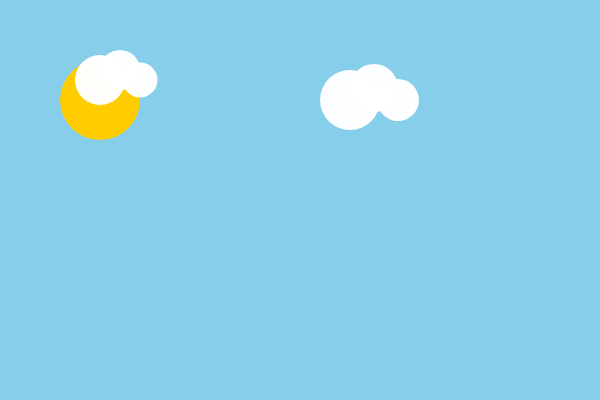
Frame 1 (no input)
Frame 60 (no input): identical to frame 1, image omitted
Frame 120 (the mouse pressed at the canvas centre since frame 60): identical to frame 1, image omitted

The p5.js sketch that drew this single still picture (run headless with seeded random() and noise() and a simulated clock; from frame 60 on, the mouse is pressed at the canvas centre):

// p5.js sketch
// ── sketch.js
let weather = "sunny";


let raindrops = [];
let snowflakes = [];

function setup() {
  createCanvas(600, 400);

 
  for (let i = 0; i < 100; i++) {
    raindrops.push({
      x: random(width),
      y: random(height),
      length: random(10, 20),
      speed: random(4, 8)
    });
  }

 
  for (let i = 0; i < 100; i++) {
    snowflakes.push({
      x: random(width),
      y: random(height),
      size: random(3, 7),
      speed: random(1, 3)
    });
  }
}

function draw() {
 
  if (weather === "sunny") {
    drawSunny();
  } else if (weather === "rainy") {
    drawRainy();
  } else if (weather === "snowy") {
    drawSnowy();
  } else if (weather === "night") {
    drawNight();
  }
}


function drawSunny() {
  background(135, 206, 235); 
  drawSun();
  drawCloud(100, 80, 50);
  drawCloud(350, 100, 60);
}

function drawSun() {
  fill(255, 204, 0);
  noStroke();
  circle(100, 100, 80);
}


function drawRainy() {
  background(100, 110, 120); 
  drawCloud(150, 80, 70);
  drawCloud(300, 90, 80);
  drawRain();
}

function drawRain() {
  stroke(180, 200, 255);
  strokeWeight(2);
  
  
  for (let i = 0; i < raindrops.length; i++) {
    let drop = raindrops[i];
    line(drop.x, drop.y, drop.x, drop.y + drop.length);
    
    drop.y += drop.speed;
    if (drop.y > height) {
      drop.y = -drop.length;
      drop.x = random(width);
    }
  }
}


function drawSnowy() {
  background(200, 210, 220); 
  drawSnow();
}

function drawSnow() {
  fill(255);
  noStroke();
  
  
  for (let i = 0; i < snowflakes.length; i++) {
    let flake = snowflakes[i];
    circle(flake.x, flake.y, flake.size);
    
    flake.y += flake.speed;
    if (flake.y > height) {
      flake.y = -flake.size;
      flake.x = random(width);
    }
  }
}


function drawNight() {
  background(20, 24, 54); 
  
 
  fill(240, 240, 200);
  noStroke();
  circle(500, 80, 60);
  
 
  fill(255);
  circle(100, 50, 3);
  circle(200, 120, 4);
  circle(300, 40, 2);
  circle(420, 150, 3);
}


function drawCloud(x, y, size) {
  fill(255, 250);
  noStroke();
  circle(x, y, size);
  circle(x + size * 0.4, y - size * 0.2, size * 0.8);
  circle(x + size * 0.8, y, size * 0.7);
}


function changeWeather(val) {
  weather = val;
}
// ── script.js
function setWeather(type) {
  const sky = document.getElementById('sky');
  const effects = document.getElementById('weather-effects');
  
  sky.className = type;
  effects.innerHTML = ''; 

  if (type === 'rainy') {
    createElements('raindrop', 80);
  } else if (type === 'snowy') {
    createElements('snowflake', 50);
  } else if (type === 'night') {
    createElements('star', 100); 
  }
}

function createElements(className, count) {
  const container = document.getElementById('weather-effects');
  
  for (let i = 0; i < count; i++) {
    let el = document.createElement('div');
    el.className = className;
    el.style.left = Math.random() * 100 + 'vw';
    
    if (className === 'star') {
      
      el.style.top = Math.random() * 65 + '%';
      el.style.animationDelay = Math.random() * 2 + 's';
    } else {
      const duration = className === 'snowflake' 
        ? (Math.random() * 2 + 2) + 's' 
        : (Math.random() * 0.3 + 0.5) + 's';
        
      el.style.animationDuration = duration;
      el.style.animationDelay = -Math.random() * 5 + 's';
    }
    
    container.appendChild(el);
  }
}
// ── style.css
* {
  box-sizing: border-box;
  margin: 0;
  padding: 0;
}

body {
  font-family: 'Segoe UI', Tahoma, Geneva, Verdana, sans-serif;
  display: flex;
  flex-direction: column;
  align-items: center;
  justify-content: center;
  min-height: 100vh;
  background-color: #f0f4f8;
}

.control-panel {
  background: #ffffff;
  padding: 15px 25px;
  border-radius: 12px;
  box-shadow: 0 4px 15px rgba(0, 0, 0, 0.1);
  margin-bottom: 20px;
  text-align: center;
}

.control-panel h2 {
  margin-bottom: 10px;
  color: #333;
  font-size: 1.4rem;
}

.control-panel label {
  font-weight: 600;
  color: #555;
  margin-right: 8px;
} 

.control-panel select {
  padding: 8px 12px;
  font-size: 1rem;
  border-radius: 6px;
  border: 1px solid #ccc;
  outline: none;
  cursor: pointer;
  transition: border-color 0.2s;
}

.control-panel select:hover {
  border-color: #007bff;
}

#canvas-container {
  border-radius: 12px;
  overflow: hidden;
  box-shadow: 0 8px 25px rgba(0, 0, 0, 0.15);
}
